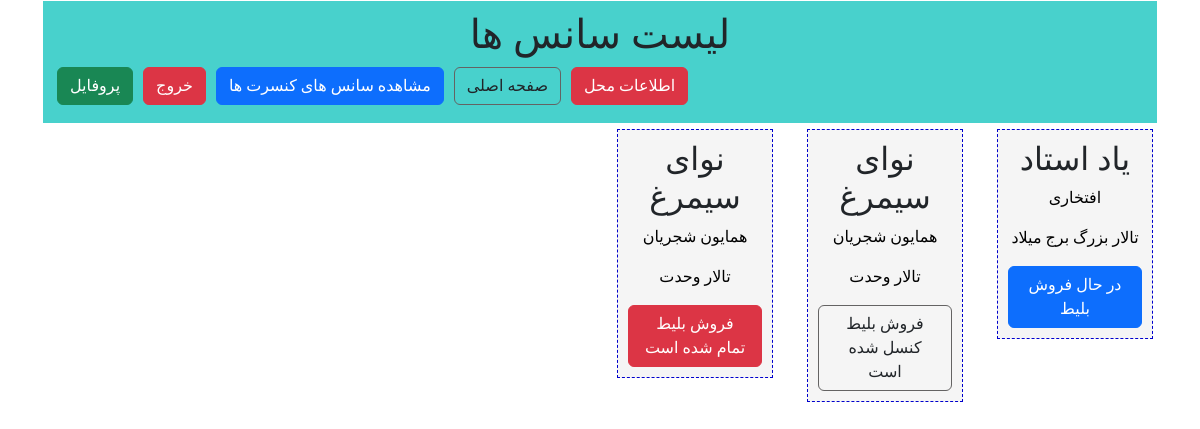
Page /ticketSales/time/list (signed in) on the committed database.
### ticketSales/models.py (models this page shows, shortened)
class TimeModel(models.Model):
    concertModel = models.ForeignKey("ConcertModel", on_delete=models.CASCADE)
    locationModel = models.ForeignKey(to=LocationModel, on_delete=models.CASCADE)
    startDateTime = models.DateTimeField()
    seats = models.IntegerField()
    start = 1
    end = 2
    cansel = 3
    sale = 4
    status_choices = (
        (start, "فروش بلیط شروع شده است"),
        (end, "فروش بلیط تمام شده است"),
        (cansel, "فروش بلیط کنسل شده است"),
        (sale, "در حال فروش بلیط"),
    )
    status = models.IntegerField(choices=status_choices)
    def get_jalali_date(self):
        return datetime2jalali(self.startDateTime)

class ConcertModel(models.Model):
    class Meta:
        verbose_name = "کنسرت"
        verbose_name_plural = "کنسرت"
    name = models.CharField(max_length=100, verbose_name="نام کنسرت")
    singer_name = models.CharField(max_length=100, verbose_name="نام خواننده")
    length = models.IntegerField(verbose_name="مدت زمان کنسرت")
    poster = models.ImageField(upload_to="concertImages/", null=True, verbose_name="عکس پوستر کنسرت")

class LocationModel(models.Model):
    name = models.CharField(max_length=100)
    address = models.CharField(max_length=500, default="تهران - برج میلاد", unique=False)
    phone = models.CharField(max_length=11, null=True)
    capacity = models.IntegerField()

### ticketSales/views.py (the view)
# urls.py: path('time/list', views.timeView),
@login_required
def timeView(request):
        times = TimeModel.objects.all()
        context = {
            "timelist": times,
        }
        return render(request, "ticketSales/timeList.html", context)

### ticketSales/templates/ticketSales/timeList.html (shortened to what this page needs)
{% extends "ticketSales/layout.html" %}
{% block titlepage %}
    لیست سانس ها
{% endblock %}
{% block mainContent %}
    {% if timelist %}
        {% for time in timelist %}
            <div class="col-md-2">
                <div class="btn-success">
                    <a>
                        <div class="timeBox">
                            <h2>{{ time.concertModel.name }}</h2>
                            <p>{{ time.concertModel.singer_name }}</p>
                            <p>{{ time.locationModel.name }}</p>
                            <div class=
                               "{% if time.status == time.start %}
                                    btn btn-success
                                {% elif time.status == time.end %}
                                    btn btn-danger
                                {% elif time.status == time.cansel %}
                                    btn default
                                {% elif time.status == time.sale %}
                                    btn btn-primary
                                {% endif %}"
                            >
                                {{ time.get_status_display }}
                            </div>
                        </div>
                    </a>
                </div>
            </div>
        {% endfor %}
    {% endif %}
{% endblock %}

### ticketSales/static/ticketSales/css/style.css (style rules this page uses)
body { font-family: "IranSanse"; }
p { color: black; font-size: 16px; }
.timeBox { margin: 5px; background-color: whitesmoke; font-size: 15px; border: 1px dashed mediumblue; padding: 10px; text-align: center; }
.default { border: 1px solid #646363FF; }

### rows in the picture
TimeModel: concertModel.name "یاد استاد", concertModel.singer_name "افتخاری", locationModel.name "تالار بزرگ برج میلاد", status "در حال فروش بلیط"
TimeModel: concertModel.name "نوای سیمرغ", concertModel.singer_name "همایون شجریان", locationModel.name "تالار وحدت", status "فروش بلیط کنسل شده است"
TimeModel: concertModel.name "نوای سیمرغ", concertModel.singer_name "همایون شجریان", locationModel.name "تالار وحدت", status "فروش بلیط تمام شده است"
